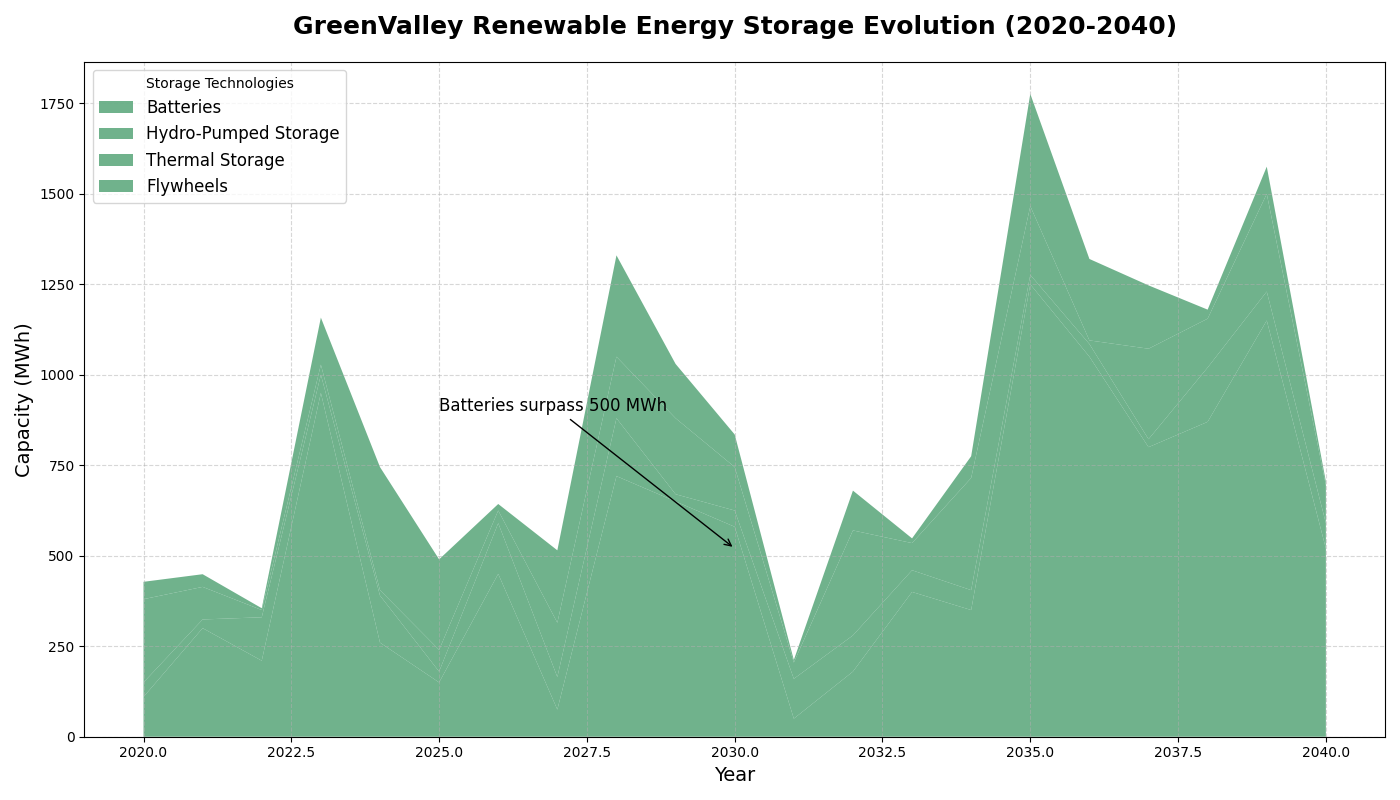

Write the Python code that produced this figure.
import matplotlib.pyplot as plt
import numpy as np

years = np.arange(2020, 2041)

batteries = np.array([110, 300, 210, 950, 260, 150, 450, 75, 720, 650, 580, 50, 180, 400, 350, 1250, 1050, 800, 870, 1150, 520])
hydropumped = np.array([40, 24, 120, 50, 130, 30, 140, 90, 160, 20, 45, 110, 100, 60, 55, 26, 35, 22, 150, 80, 70])
thermal = np.array([230, 90, 20, 28, 15, 60, 35, 150, 170, 210, 120, 45, 290, 75, 310, 190, 10, 250, 135, 270, 105])
flywheels = np.array([48, 35, 5, 130, 340, 250, 18, 200, 280, 150, 90, 7, 110, 13, 60, 310, 225, 175, 25, 75, 10])

fig, ax = plt.subplots(figsize=(14, 8))

ax.stackplot(years, batteries, hydropumped, thermal, flywheels,
             labels=['Batteries', 'Hydro-Pumped Storage', 'Thermal Storage', 'Flywheels'],
             colors=['#4C9F70'], alpha=0.8)

ax.set_title('GreenValley Renewable Energy Storage Evolution (2020-2040)', fontsize=18, fontweight='bold', pad=20)
ax.set_xlabel('Year', fontsize=14)
ax.set_ylabel('Capacity (MWh)', fontsize=14)

ax.legend(loc='upper left', title='Storage Technologies', fontsize=12)
ax.grid(True, linestyle='--', alpha=0.5)

ax.annotate('Batteries surpass 500 MWh', xy=(2030, 520), xytext=(2025, 900),
             arrowprops=dict(facecolor='black', arrowstyle='->'), fontsize=12)

plt.tight_layout()
plt.show()
